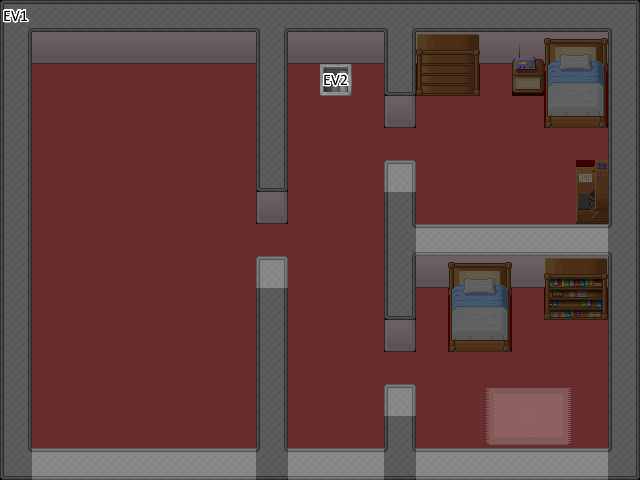

A 2D game scene composited from a Tiled map and its tileset images. What follows is a short description and the map's XML, with every tile layer's data as written:
An orthogonal 20x15 tile map with 32x32 px tiles, 6 tile layers (bg1, bg2, fg1, fg2, ...), 4 tilesets.

<map version="1.0" tiledversion="1.0.1" orientation="orthogonal" renderorder="right-down" width="20" height="15" tilewidth="32" tileheight="32" nextobjectid="1">
 <tileset firstgid="1" name="type" tilewidth="32" tileheight="32" tilecount="2" columns="2">
  <image source="typetilseset.png" width="64" height="32" />
  <tile id="0">
   <properties>
    <property name="type" type="int" value="1" />
   </properties>
  </tile>
  <tile id="1">
   <properties>
    <property name="type" type="int" value="2" />
   </properties>
  </tile>
 </tileset>
 <tileset firstgid="3" name="info" tilewidth="32" tileheight="32" tilecount="20" columns="10">
  <image source="infotileset.png" width="320" height="64" />
  <tile id="0">
   <properties>
    <property name="event">MVPLAYER 11 2
SOUND "door" P
FILTER OFF
PAUSE 0.5</property>
   </properties>
  </tile>
  <tile id="1">
   <properties>
    <property name="event">IFC
   FILTER 0 0 0 1
   SOUND "door" P
   PAUSE 0.5
   SOUND OFF
   CHGMAP "maison" 1 0
END</property>
   </properties>
  </tile>
  <tile id="2">
   <properties>
    <property name="event" value="" />
   </properties>
  </tile>
  <tile id="3">
   <properties>
    <property name="event" value="" />
   </properties>
  </tile>
  <tile id="4">
   <properties>
    <property name="event" value="" />
   </properties>
  </tile>
  <tile id="5">
   <properties>
    <property name="event" value="" />
   </properties>
  </tile>
  <tile id="6">
   <properties>
    <property name="event" value="" />
   </properties>
  </tile>
  <tile id="7">
   <properties>
    <property name="event" value="" />
   </properties>
  </tile>
  <tile id="8">
   <properties>
    <property name="event" value="" />
   </properties>
  </tile>
  <tile id="9">
   <properties>
    <property name="event" value="" />
   </properties>
  </tile>
  <tile id="10">
   <properties>
    <property name="npc" value="" />
   </properties>
  </tile>
  <tile id="11">
   <properties>
    <property name="npc" value="" />
   </properties>
  </tile>
  <tile id="12">
   <properties>
    <property name="npc" value="" />
   </properties>
  </tile>
  <tile id="13">
   <properties>
    <property name="npc" value="" />
   </properties>
  </tile>
  <tile id="14">
   <properties>
    <property name="npc" value="" />
   </properties>
  </tile>
  <tile id="15">
   <properties>
    <property name="npc" value="" />
   </properties>
  </tile>
  <tile id="16">
   <properties>
    <property name="npc" value="" />
   </properties>
  </tile>
  <tile id="17">
   <properties>
    <property name="npc" value="" />
   </properties>
  </tile>
  <tile id="18">
   <properties>
    <property name="npc" value="" />
   </properties>
  </tile>
  <tile id="19">
   <properties>
    <property name="npc" value="" />
   </properties>
  </tile>
 </tileset>
 <tileset firstgid="23" name="free_tileset_version_10" tilewidth="32" tileheight="32" tilecount="570" columns="15">
  <image source="../tilesets/free_tileset_version_10.png" width="480" height="1216" />
 </tileset>
 <tileset firstgid="593" name="Inside_B" tilewidth="32" tileheight="32" tilecount="256" columns="16">
  <image source="../tilesets/Inside_B.png" width="512" height="512" />
 </tileset>
 <layer name="bg1" width="20" height="15">
  <data encoding="csv">
46,41,41,41,41,41,41,41,43,41,41,41,43,41,41,41,41,41,41,47,
63,56,56,56,56,56,56,56,63,56,56,56,63,56,56,56,56,56,56,63,
63,24,24,24,24,24,24,24,63,24,24,24,60,24,24,24,24,24,24,63,
63,24,24,24,24,24,24,24,63,24,24,24,53,24,24,24,24,24,24,63,
63,24,24,24,24,24,24,24,63,24,24,24,24,24,24,24,24,24,24,63,
63,24,24,24,24,24,24,24,60,24,24,24,24,24,24,24,24,24,24,63,
63,24,24,24,24,24,24,24,53,24,24,24,63,24,24,24,24,24,24,63,
63,24,24,24,24,24,24,24,24,24,24,24,44,24,24,24,24,24,24,58,
63,24,24,24,24,24,24,24,24,24,24,24,63,56,56,56,56,56,56,63,
63,24,24,24,24,24,24,24,63,24,24,24,60,24,24,24,24,24,24,63,
63,24,24,24,24,24,24,24,63,24,24,24,53,24,24,24,24,24,24,63,
63,24,24,24,24,24,24,24,63,24,24,24,24,24,24,24,24,24,24,63,
63,24,24,24,24,24,24,24,63,24,24,24,24,24,24,24,24,24,24,63,
63,24,24,24,24,24,24,24,63,24,24,24,63,24,24,24,24,24,24,63,
61,24,24,24,24,24,24,24,59,24,24,24,59,24,24,24,24,24,24,62
</data>
 </layer>
 <layer name="bg2" width="20" height="15">
  <data encoding="csv">
0,0,0,0,0,0,0,0,0,0,0,0,0,0,0,0,0,0,0,0,
0,0,0,0,0,0,0,0,0,0,0,0,0,77,78,0,74,81,82,0,
0,0,0,0,0,0,0,0,0,0,610,0,0,92,93,0,89,96,97,0,
0,0,0,0,0,0,0,0,0,0,0,0,0,0,0,0,0,111,112,0,
0,0,0,0,0,0,0,0,0,0,0,0,0,0,0,0,0,0,0,0,
0,0,0,0,0,0,0,0,0,0,0,0,0,0,0,0,0,0,80,0,
0,0,0,0,0,0,0,0,0,0,0,0,0,0,0,0,0,0,95,0,
0,0,0,0,0,0,0,0,0,0,0,0,0,0,0,0,0,0,0,0,
0,0,0,0,0,0,0,0,0,0,0,0,0,0,81,82,0,75,76,0,
0,0,0,0,0,0,0,0,0,0,0,0,0,0,96,97,0,90,91,0,
0,0,0,0,0,0,0,0,0,0,0,0,0,0,111,112,0,0,0,0,
0,0,0,0,0,0,0,0,0,0,0,0,0,0,0,0,0,0,0,0,
0,0,0,0,0,0,0,0,0,0,0,0,0,0,0,108,109,110,0,0,
0,0,0,0,0,0,0,0,0,0,0,0,0,0,0,123,124,125,0,0,
0,0,0,0,0,0,0,0,0,0,0,0,0,0,0,0,0,0,0,0
</data>
 </layer>
 <layer name="fg1" width="20" height="15">
  <data encoding="csv">
0,0,0,0,0,0,0,0,0,0,0,0,0,0,0,0,0,0,0,0,
0,0,0,0,0,0,0,0,0,0,0,0,0,0,0,0,0,0,0,0,
0,0,0,0,0,0,0,0,0,0,0,0,0,0,0,0,0,0,0,0,
0,0,0,0,0,0,0,0,0,0,0,0,0,0,0,0,0,0,0,0,
0,0,0,0,0,0,0,0,0,0,0,0,0,0,0,0,0,0,0,0,
0,0,0,0,0,0,0,0,0,0,0,0,45,0,0,0,0,0,0,0,
0,0,0,0,0,0,0,0,0,0,0,0,0,0,0,0,0,0,0,0,
0,0,0,0,0,0,0,0,0,0,0,0,0,41,41,41,41,41,41,0,
0,0,0,0,0,0,0,0,45,0,0,0,0,0,0,0,0,0,0,0,
0,0,0,0,0,0,0,0,0,0,0,0,0,0,0,0,0,0,0,0,
0,0,0,0,0,0,0,0,0,0,0,0,0,0,0,0,0,0,0,0,
0,0,0,0,0,0,0,0,0,0,0,0,0,0,0,0,0,0,0,0,
0,0,0,0,0,0,0,0,0,0,0,0,45,0,0,0,0,0,0,0,
0,0,0,0,0,0,0,0,0,0,0,0,0,0,0,0,0,0,0,0,
0,41,41,41,41,41,41,41,0,41,41,41,0,41,41,41,41,41,41,0
</data>
 </layer>
 <layer name="fg2" width="20" height="15">
  <data encoding="csv">
0,0,0,0,0,0,0,0,0,0,0,0,0,0,0,0,0,0,0,0,
0,0,0,0,0,0,0,0,0,0,0,0,0,0,0,0,0,0,0,0,
0,0,0,0,0,0,0,0,0,0,0,0,0,0,0,0,0,0,0,0,
0,0,0,0,0,0,0,0,0,0,0,0,0,0,0,0,0,0,0,0,
0,0,0,0,0,0,0,0,0,0,0,0,0,0,0,0,0,0,0,0,
0,0,0,0,0,0,0,0,0,0,0,0,0,0,0,0,0,0,0,0,
0,0,0,0,0,0,0,0,0,0,0,0,0,0,0,0,0,0,0,0,
0,0,0,0,0,0,0,0,0,0,0,0,0,0,0,0,0,0,0,0,
0,0,0,0,0,0,0,0,0,0,0,0,0,0,0,0,0,0,0,0,
0,0,0,0,0,0,0,0,0,0,0,0,0,0,0,0,0,0,0,0,
0,0,0,0,0,0,0,0,0,0,0,0,0,0,0,0,0,0,0,0,
0,0,0,0,0,0,0,0,0,0,0,0,0,0,0,0,0,0,0,0,
0,0,0,0,0,0,0,0,0,0,0,0,0,0,0,0,0,0,0,0,
0,0,0,0,0,0,0,0,0,0,0,0,0,0,0,0,0,0,0,0,
0,0,0,0,0,0,0,0,0,0,0,0,0,0,0,0,0,0,0,0
</data>
 </layer>
 <layer name="type" width="20" height="15" opacity="0.53">
  <data encoding="csv">
2,2,2,2,2,2,2,2,2,2,2,2,2,2,2,2,2,2,2,2,
2,2,2,2,2,2,2,2,2,2,2,2,2,2,2,2,2,2,2,2,
2,1,1,1,1,1,1,1,2,1,1,1,2,2,2,1,2,2,2,2,
2,1,1,1,1,1,1,1,2,1,1,1,2,1,1,1,1,2,2,2,
2,1,1,1,1,1,1,1,2,1,1,1,1,1,1,1,1,1,1,2,
2,1,1,1,1,1,1,1,2,1,1,1,1,1,1,1,1,1,2,2,
2,1,1,1,1,1,1,1,2,1,1,1,2,1,1,1,1,1,2,2,
2,1,1,1,1,1,1,1,1,1,1,1,2,1,1,1,1,1,1,2,
2,1,1,1,1,1,1,1,1,1,1,1,2,2,2,2,2,2,2,2,
2,1,1,1,1,1,1,1,2,1,1,1,2,1,2,2,1,2,2,2,
2,1,1,1,1,1,1,1,2,1,1,1,2,1,2,2,1,1,1,2,
2,1,1,1,1,1,1,1,2,1,1,1,1,1,1,1,1,1,1,2,
2,1,1,1,1,1,1,1,2,1,1,1,1,1,1,1,1,1,1,2,
2,1,1,1,1,1,1,1,2,1,1,1,2,1,1,1,1,1,1,2,
2,1,1,1,1,1,1,1,2,1,1,1,2,1,1,1,1,1,1,2
</data>
 </layer>
 <layer name="info" width="20" height="15">
  <data encoding="csv">
3,0,0,0,0,0,0,0,0,0,0,0,0,0,0,0,0,0,0,0,
0,0,0,0,0,0,0,0,0,0,0,0,0,0,0,0,0,0,0,0,
0,0,0,0,0,0,0,0,0,0,4,0,0,0,0,0,0,0,0,0,
0,0,0,0,0,0,0,0,0,0,0,0,0,0,0,0,0,0,0,0,
0,0,0,0,0,0,0,0,0,0,0,0,0,0,0,0,0,0,0,0,
0,0,0,0,0,0,0,0,0,0,0,0,0,0,0,0,0,0,0,0,
0,0,0,0,0,0,0,0,0,0,0,0,0,0,0,0,0,0,0,0,
0,0,0,0,0,0,0,0,0,0,0,0,0,0,0,0,0,0,0,0,
0,0,0,0,0,0,0,0,0,0,0,0,0,0,0,0,0,0,0,0,
0,0,0,0,0,0,0,0,0,0,0,0,0,0,0,0,0,0,0,0,
0,0,0,0,0,0,0,0,0,0,0,0,0,0,0,0,0,0,0,0,
0,0,0,0,0,0,0,0,0,0,0,0,0,0,0,0,0,0,0,0,
0,0,0,0,0,0,0,0,0,0,0,0,0,0,0,0,0,0,0,0,
0,0,0,0,0,0,0,0,0,0,0,0,0,0,0,0,0,0,0,0,
0,0,0,0,0,0,0,0,0,0,0,0,0,0,0,0,0,0,0,0
</data>
 </layer>
</map>
